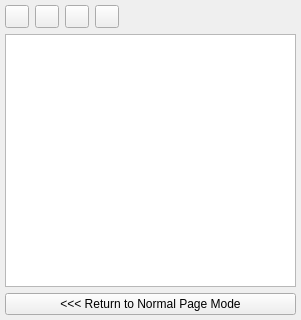
<?xml version="1.0" encoding="UTF-8"?>
<ui version="4.0">
 <class>PagePalette_MasterPagesBase</class>
 <widget class="QWidget" name="PagePalette_MasterPagesBase">
  <property name="geometry">
   <rect>
    <x>0</x>
    <y>0</y>
    <width>301</width>
    <height>320</height>
   </rect>
  </property>
  <property name="sizePolicy">
   <sizepolicy hsizetype="Preferred" vsizetype="MinimumExpanding">
    <horstretch>0</horstretch>
    <verstretch>0</verstretch>
   </sizepolicy>
  </property>
  <property name="windowTitle">
   <string notr="true">Form</string>
  </property>
  <layout class="QVBoxLayout" name="verticalLayout">
   <property name="sizeConstraint">
    <enum>QLayout::SetDefaultConstraint</enum>
   </property>
   <property name="leftMargin">
    <number>5</number>
   </property>
   <property name="topMargin">
    <number>5</number>
   </property>
   <property name="rightMargin">
    <number>5</number>
   </property>
   <property name="bottomMargin">
    <number>5</number>
   </property>
   <item>
    <layout class="QHBoxLayout" name="buttonLayout">
     <item>
      <widget class="QToolButton" name="newButton">
       <property name="text">
        <string/>
       </property>
      </widget>
     </item>
     <item>
      <widget class="QToolButton" name="importButton">
       <property name="text">
        <string/>
       </property>
      </widget>
     </item>
     <item>
      <widget class="QToolButton" name="duplicateButton">
       <property name="text">
        <string/>
       </property>
      </widget>
     </item>
     <item>
      <widget class="QToolButton" name="deleteButton">
       <property name="text">
        <string/>
       </property>
      </widget>
     </item>
     <item>
      <spacer name="horizontalSpacer">
       <property name="orientation">
        <enum>Qt::Horizontal</enum>
       </property>
       <property name="sizeHint" stdset="0">
        <size>
         <width>40</width>
         <height>20</height>
        </size>
       </property>
      </spacer>
     </item>
    </layout>
   </item>
   <item>
    <widget class="QListWidget" name="masterPageListBox">
     <property name="sizePolicy">
      <sizepolicy hsizetype="Expanding" vsizetype="MinimumExpanding">
       <horstretch>0</horstretch>
       <verstretch>0</verstretch>
      </sizepolicy>
     </property>
     <property name="minimumSize">
      <size>
       <width>0</width>
       <height>16</height>
      </size>
     </property>
    </widget>
   </item>
   <item>
    <widget class="QPushButton" name="finishButton">
     <property name="sizePolicy">
      <sizepolicy hsizetype="Minimum" vsizetype="Fixed">
       <horstretch>0</horstretch>
       <verstretch>0</verstretch>
      </sizepolicy>
     </property>
     <property name="text">
      <string>&lt;&lt;&lt; Return to Normal Page Mode</string>
     </property>
    </widget>
   </item>
  </layout>
 </widget>
 <resources/>
 <connections/>
</ui>
